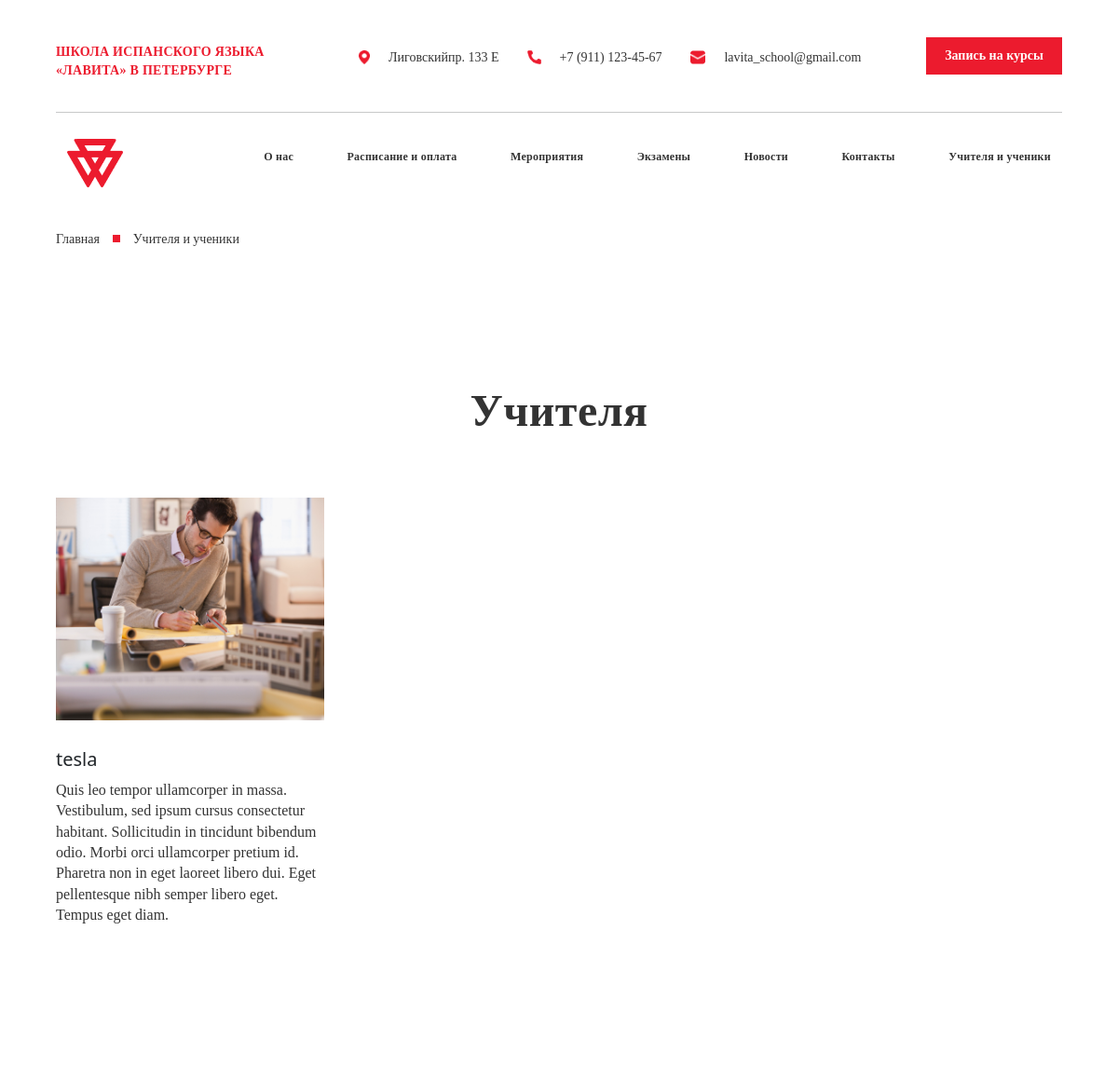
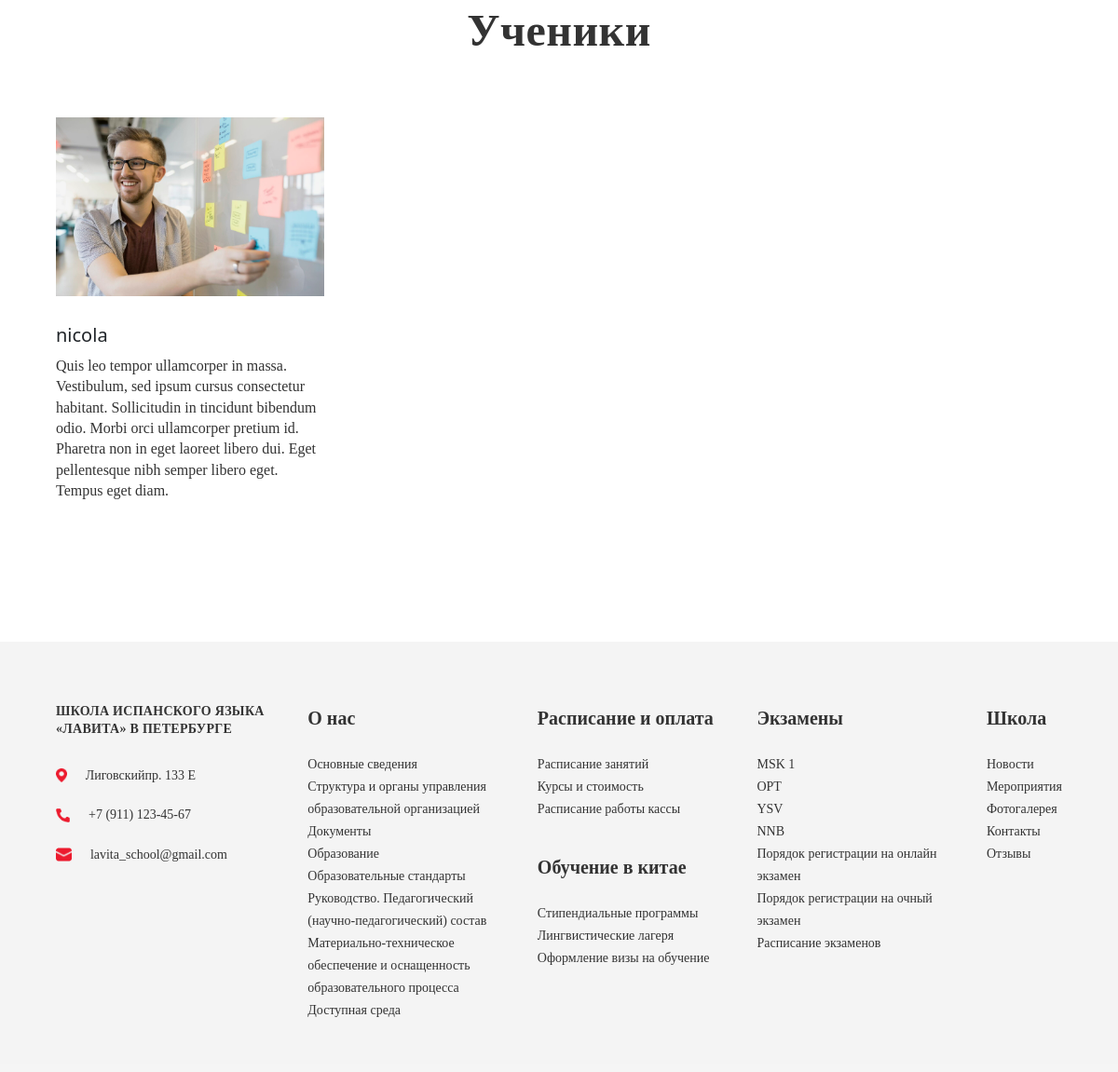
Screenshot of /teachers/ with the database file from the repository (2 pictures, top to bottom).
### schoolapp/models.py (models this page shows, shortened)
class Logo(models.Model):
    logo = models.CharField(max_length=50 , blank=True)
    image = models.ImageField()

class Teachers(models.Model):
    name = models.CharField(max_length=150)
    paragraf = models.TextField()
    image = models.ImageField()

class Students(models.Model):
    name = models.CharField(max_length=150)
    paragraf = models.TextField()
    image = models.ImageField()

### schoolapp/views.py (the view)
# urls.py: path('teachers/' , teachers, name='teachers'),
def teachers(request):
    logo = Logo.objects.all()
    teachers = Teachers.objects.all()
    students = Students.objects.all()
    context = {
        'logo':logo,
        'teachers':teachers,
        'students':students,
    }
    return render(request , 'teachers.html' , context)

### templates/teachers.html
{% load static %}
{% include 'header.html' %}
<div class="container_1"> <a href="{% url 'index' %}" class="a">Главная </a> <img class="img_a" src="../static/style/IMG/Rectangle 55.png"
    alt=""> <a href="{% url 'teachers' %}" class="a">Учителя и ученики</a></div>
        <div class="container_1">
            <div class="tags_h1">Учителя</div>
            <div class="event_cards">
                {% for i in teachers %}
                <div class=" exam_card" style="width: 18rem;">
                    <img src="{{i.image.url}}" class="card-img-top" alt="...">
                    <div class="card-body">
                        <h5 class="card-title exam_h5">{{i.name}}</h5>
                        <p class="event_p">
                            {{i.paragraf}}
                        </p>
                    </div>
                </div>
                {% endfor %}
            </div>
            <div class="tags_h1">Ученики</div>
            <div class="event_cards">
                {% for i in students %}
                <div class=" exam_card" style="width: 18rem;">
                    <img src="{{i.image.url}}" class="card-img-top" alt="...">
                    <div class="card-body">
                        <h5 class="card-title exam_h5">{{i.name}}</h5>
                        <p class="event_p">
                            {{i.paragraf}}
                        </p>
                    </div>
                </div>
                {% endfor %}
            </div>
        </div>
{% include 'footer.html' %}

### templates/header.html (shortened to what this page needs)
<!DOCTYPE html>
<html lang="en">
<head>
    <link rel="stylesheet" href="../static/style/style.css">
    <link rel="stylesheet" href="../static/style/style_2.css">
    <link href="https://cdn.jsdelivr.net/npm/bootstrap@5.3.3/dist/css/bootstrap.min.css" rel="stylesheet"
>
</head>
<body>
    <header>
        <div class="container_1">
            <nav class="nav1">
                <h1 class="nav1_h1">ШКОЛА ИСПАНСКОГО ЯЗЫКА <br>
                    «ЛАВИТА» В ПЕТЕРБУРГЕ</h1>
                <ul class="nav1_ul">
                    <li class="nav1_ul_li"><a class="nav1_ul_li" href=""><img src="../static/style/IMG/Vector (2).png" alt=""
                                class="nav1_ul_li_img">Лиговскийпр. 133 Е</a></li>
                    <li class="nav1_ul_li"><a class="nav1_ul_li" href=""><img src="../static/style/IMG/Vector (3).png" alt=""
                                class="nav1_ul_li_img">+7 (911) 123-45-67</a></li>
                    <li class="nav1_ul_li"><a class="nav1_ul_li" href=""><img src="../static/style/IMG/Vector (4).png" alt=""
                                class="nav1_ul_li_img">lavita_school@gmail.com</a></li>
                </ul>
                <a href="{% url 'contact' %}">
                  <button class="nav1_button">Запись на курсы</button>
                </a>
            </nav>
            <hr>
            <nav class="navbar navbar-expand-lg ">
                <div class="container-fluid nav2">
                  {% for i in logo %}
                  <div class="nav2_logo"><img src="{{i.image.url}}" alt="" class="nav2_logo_img"></div>
                  {% endfor %}
                  <div class="collapse navbar-collapse" id="navbarNav">
                    <ul class="navbar nav2_ul">
                        <li class="nav-item nav2_ul_li">
                            <a class=" nav2_ul_li_a" aria-current="page" href="{% url 'about' %}">О нас</a>
                          </li>
                          <li class="nav-item nav2_ul_li">
                            <a class=" nav2_ul_li_a" aria-current="page" href="{% url 'services' %}">Расписание и оплата</a>
                          </li>
                          <li class="nav-item nav2_ul_li">
                            <a class=" nav2_ul_li_a" aria-current="page" href="{% url 'evant' %}">Мероприятия</a>
                          </li>
                          <li class="nav-item nav2_ul_li">
                            <a class=" nav2_ul_li_a" aria-current="page" href="{% url 'exam' %}">Экзамены</a>
                          </li>
                          <li class="nav-item nav2_ul_li">
                            <a class=" nav2_ul_li_a" aria-current="page" href="{% url 'news' %}">Новости</a>
                          </li>
                          <li class="nav-item nav2_ul_li">
                            <a class=" nav2_ul_li_a" aria-current="page" href="{% url 'contact' %}">Контакты</a>
                          </li>
                          <li class="nav-item nav2_ul_li">
                            <a class=" nav2_ul_li_a" aria-current="page" href="{% url 'teachers' %}">Учителя и ученики</a>
                          </li>
                    </ul>
                  </div>
                </div>
              </nav>
        </div>
    </header>

### static/style/style.css (style rules this page uses)
* { padding: 0; margin: 0; }
hr { margin: 0px; padding: 0px; }
body { width: 100vw; }
a { text-decoration: none; }
li { list-style-type: none; }
.container_1 { max-width: 1240px; width: 90%; margin-top: 20px; margin: auto; }
.a { font-family: Circe; font-size: 14px; font-weight: 400; line-height: 19.6px; text-align: left; color: #333333; text-decoration: none; }
.img_a { margin-left: 10px; margin-right: 10px; }
header { width: 100%; display: flex; justify-content: center; margin-bottom: 30px; }
.nav1 { display: flex; justify-content: space-between; align-items: center; margin-bottom: 20px; margin-top: 20px; }
.nav1_h1 { color: #EC1B2E; font-family: Circe; font-size: 14px; font-weight: 700; line-height: 19.6px; letter-spacing: 0.02em; text-align: left; }
.nav1_ul { display: flex; justify-content: space-between; align-items: center; column-gap: 30px; }
.nav1_ul_li { list-style-type: none; text-decoration: none; color: #333333; font-family: Circe; font-size: 14px; font-weight: 400; line-height: 19.6px; text-align: left; display: flex; column-gap: 20px; align-items: center; }
.nav1_ul_li_img { height: 15px; }
.nav1_button { font-family: Circe; font-size: 14px; font-weight: 700; line-height: 19.6px; text-align: left; color: #FFFFFF; background: #EC1B2E; padding: 10px 20px 10px 20px; margin-bottom: 20px; border: none; }
.nav2 { display: flex; justify-content: space-between; align-items: center; width: 100%; }
.nav2_logo { width: 20%; }
.nav2_ul { width: 100%; display: flex; justify-content: space-between; align-items: center; text-align: left; column-gap: 10px; }
.nav2_ul_li_a { font-family: Circe; text-decoration: none; font-size: 12px; font-weight: 700; line-height: 19.6px; letter-spacing: 0.02em; text-align: left; color: #333333; margin-left: 0; padding-left: 0%; }
.tags_h1 { font-family: Circe; font-size: 48px; font-weight: 800; line-height: 67.2px; letter-spacing: 0.01em; text-align: center; color: #333333; text-align: center; margin-top: 140px; margin-bottom: 30px; }
.exam_card { margin-top: 30px; }
.exam_h5 { margin-top: 30px; }
.event_cards { margin-top: 30px; display: flex; justify-content: space-between; flex-wrap: wrap; column-gap: 30px; }
.event_p { font-family: Circe; font-size: 16px; font-weight: 400; line-height: 22.4px; text-align: left; color: #333333; margin-top: 10px; margin-bottom: 10px; }

### rows the page displays
Logo: image (picture)
Teachers: image (picture), name "tesla", paragraf "Quis leo tempor ullamcorper in massa. Vestibulum, sed ipsum cursus consectetur habitant. Sollicitudin in tincidunt bibendum odio. Morbi orci ullamcorper pretium id. Pharetra non in eget laoreet libero dui. Eget pellentesque nibh semper libero eget. Tempus eget diam."
Students: image (picture), name "nicola", paragraf "Quis leo tempor ullamcorper in massa. Vestibulum, sed ipsum cursus consectetur habitant. Sollicitudin in tincidunt bibendum odio. Morbi orci ullamcorper pretium id. Pharetra non in eget laoreet libero dui. Eget pellentesque nibh semper libero eget. Tempus eget diam."
